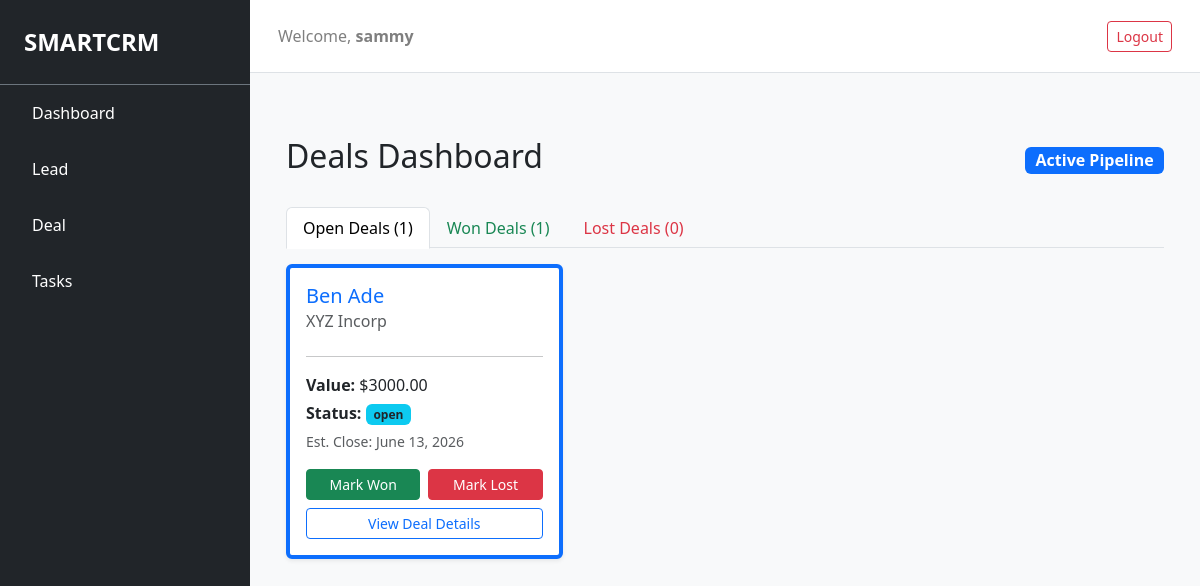
The app's page /deal (signed in) with its own data.
### smartcrm/models.py (models this page shows, shortened)
class User(AbstractUser):
    role = models.ForeignKey(Role, on_delete=models.SET_NULL, null=True, blank=True)
    created_at = models.DateTimeField(default=timezone.now)

class Deal(models.Model):
    STATUS_CHOICES = [
        ("open", "Open"),
        ("won", "Won"),
        ("lost", "Lost"),
    ]
    STAGE_CHOICES = [
        ("qualification", "Qualification"),
        ("proposal", "Proposal Sent"),
        ("negotiation", "Negotiation"),
        ("review", "Contract Review"),
    ]
    owner = models.ForeignKey(settings.AUTH_USER_MODEL, on_delete=models.CASCADE, null=True, blank=True, related_name="owned_deal")
    lead = models.ForeignKey(Lead, on_delete=models.SET_NULL, null=True, blank=True, related_name="deal")
    amount = models.DecimalField(max_digits=12, decimal_places=2, blank=False)
    stage = models.CharField(max_length=50, choices=STAGE_CHOICES, default="qualification")
    expected_close_date = models.DateField()
    status = models.CharField(max_length=10, choices=STATUS_CHOICES, default="open")

class Lead(models.Model):
    STATUS_CHOICES = [
        ("new", "New"),
        ("contacted", "Contacted"),
        ("qualified", "Qualified"),
        ("proposal", "Proposal Sent"),
        ("negotiation", "Negotiation"),
        ("won", "Won"),
        ("lost", "Lost"),
    ]
    owner = models.ForeignKey(settings.AUTH_USER_MODEL, on_delete=models.SET_NULL, related_name="owned_leads", null=True)
    first_name = models.CharField(max_length=100, null=True, blank=True)
    last_name = models.CharField(max_length=100, null=True, blank=True)
    email = models.EmailField(blank=True, null=True)
    phone = models.CharField(max_length=20, null=True, blank=True)
    position = models.CharField(max_length=100, blank=True, null=True)
    company = models.CharField(max_length=100, blank=False, null=True)
    industry = models.CharField(max_length=100, blank=True, null=True)
    address = models.TextField(blank=True, null=True)
    city = models.CharField(max_length=100, blank=True, null=True)
    country = models.CharField(max_length=100, default="Nigeria")
    status = models.CharField(max_length=20, choices=STATUS_CHOICES, default="new")
    score = models.IntegerField(default=0)
    created_at = models.DateTimeField(default=timezone.now)

### smartcrm/views.py (the view)
# urls.py: path('deal', views.deals_dashboard, name='deals_dashboard'),
@login_required
def deals_dashboard(request):
    open_deals = Deal.objects.filter(owner=request.user, status="open").select_related('lead')
    won_deals = Deal.objects.filter(owner=request.user, status="won").select_related('lead')
    lost_deals = Deal.objects.filter(owner=request.user, status="lost").select_related('lead')
    context = {
        'open_deals': open_deals,
        'won_deals': won_deals,
        'lost_deals': lost_deals,
    }
    return render(request, 'smartcrm/deals_list.html', context)

### smartcrm/templates/smartcrm/deals_list.html (shortened to what this page needs)
{% extends "smartcrm/layout.html" %}
{% block body %}
<div class="container mt-4">
    <div class="d-flex justify-content-between align-items-center mb-4">
        <h2>Deals Dashboard</h2>
        <span class="badge bg-primary fs-6">Active Pipeline</span>
    </div>
    <ul class="nav nav-tabs" id="dealTabs" role="tablist">
        <li class="nav-item" role="presentation">
            <button class="nav-link active" id="open-tab" data-bs-toggle="tab" data-bs-target="#open" type="button" role="tab" aria-controls="open" aria-selected="true">
                Open Deals (<span id="count-open">{{ open_deals.count }}</span>)
            </button>
        </li>
        <li class="nav-item" role="presentation">
            <button class="nav-link text-success" id="won-tab" data-bs-toggle="tab" data-bs-target="#won" type="button" role="tab" aria-controls="won" aria-selected="false">
                Won Deals (<span id="count-won">{{ won_deals.count }}</span>)
            </button>
        </li>
        <li class="nav-item" role="presentation">
            <button class="nav-link text-danger" id="lost-tab" data-bs-toggle="tab" data-bs-target="#lost" type="button" role="tab" aria-controls="lost" aria-selected="false">
                Lost Deals (<span id="count-lost">{{ lost_deals.count }}</span>)
            </button>
        </li>
    </ul>
    <div class="tab-content" id="dealTabsContent">
        <div class="tab-pane fade show active" id="open" role="tabpanel" aria-labelledby="open-tab">
            <div class="row mt-3" id="container-open">
                {% for deal in open_deals %}
                    <div class="col-md-4 mb-3 deal-card-wrapper" id="deal-card-{{ deal.id }}">
                        <div class="card h-100 border-start border-primary border-4 shadow-sm">
                            <div class="card-body d-flex flex-column">
                                <h5 class="card-title text-primary">{{ deal.lead.first_name }} {{ deal.lead.last_name }}</h5>
                                <h6 class="card-subtitle mb-2 text-muted">{{ deal.lead.company }}</h6>
                                <hr>
                                <p class="card-text mb-1"><strong>Value:</strong> $<span class="deal-amount">{{ deal.amount }}</span></p>
                                <p class="card-text mb-1"><strong>Status:</strong> <span class="badge bg-info text-dark">{{ deal.status }}</span></p>
                                <p class="card-text mb-3 text-muted"><small>Est. Close: {{ deal.expected_close_date }}</small></p>
                                <div class="mt-auto">
                                    <div class="d-flex gap-2 mb-2">
                                        <button onclick="changeStatus('{{ deal.id }}', 'won')" class="btn btn-sm btn-success w-100">Mark Won</button>
                                        <button onclick="changeStatus('{{ deal.id }}', 'lost')" class="btn btn-sm btn-danger w-100">Mark Lost</button>
                                    </div>
                                    <div class="d-grid">
                                        <a href="{% url 'deal_profile' deal.id %}" class="btn btn-sm btn-outline-primary">View Deal Details</a>
                                    </div>
                                </div>
                            </div>
                        </div>
                    </div>
                {% empty %}
                    <div class="col-12 text-center py-5 text-muted empty-message">
                        <p class="fs-5">No active converted deals at the moment.</p>
                    </div>
                {% endfor %}
            </div>
        </div>
    </div>
</div>
{% endblock %}

### smartcrm/templates/smartcrm/layout.html (shortened to what this page needs)
{% load static %}
<!DOCTYPE html>
<html lang="en">
    <head>
        <link rel="stylesheet" href="https://stackpath.bootstrapcdn.com/bootstrap/4.4.1/css/bootstrap.min.css">
        <link href="{% static 'smartcrm/css/bootstrap.min.css' %}" rel="stylesheet">
    </head>
    <body class="bg-light">
        <div class="d-flex" id="wrapper">
            {% if user.is_authenticated %}
            <div id="sidebar-wrapper" class="bg-dark text-white flex-shrink-0" style="width: 250px; min-height: 100vh;">
                <div class="sidebar-heading p-4 fs-4 fw-bold border-bottom border-secondary">SMARTCRM</div>
                <div>
                    <a href="{% url 'index' %}" class="list-group-item list-group-item-action bg-dark text-white border-0 py-3 px-4 {% if active_page == 'dashboard' %}active{% endif %}">
                         Dashboard
                    </a>
                    <a href="{% url 'lead' %}" class="list-group-item list-group-item-action bg-dark text-white border-0 py-3 px-4 {% if active_page == 'leads' %}active{% endif %}">
                         Lead
                    </a>
                    <a href="{% url 'deals_dashboard' %}" class="list-group-item list-group-item-action bg-dark text-white border-0 py-3 px-4 {% if active_page == 'analytics' %}active{% endif %}">
                         Deal
                    </a>
                    <a href="{% url 'tasks_dashboard' %}" class="list-group-item list-group-item-action bg-dark text-white border-0 py-3 px-4 {% if active_page == 'tasks' %}active{% endif %}">
                         Tasks
                    </a>
                </div>
            {% endif %}
        </div>
        <main id="page-content-wrapper" class="flex-grow-1 main">
            {% if user.is_authenticated %}
            <nav class="navbar navbar-expand-lg navbar-light bg-white border-bottom p-3">
                <div class="container-fluid">
                    <span class="navbar-text">Welcome, <strong>{{ user.username }}</strong></span>
                    <a href="{% url 'logout' %}" class="btn btn-outline-danger btn-sm">Logout</a>
                </div>
            </nav>
            {% endif %}
            <section id="app" class="container-fluid p-4">
                {% block body %}{% endblock %}
            </section>
        </main>
    </body>
</html>

### records on screen
User: username "sammy"
Deal: lead.first_name "Ben", lead.last_name "Ade", lead.company "XYZ Incorp", amount "3000.00", status "open", expected_close_date "June 13, 2026"

### other values on screen
{{ open_deals.count }} "1"
{{ won_deals.count }} "1"
{{ lost_deals.count }} "0"
